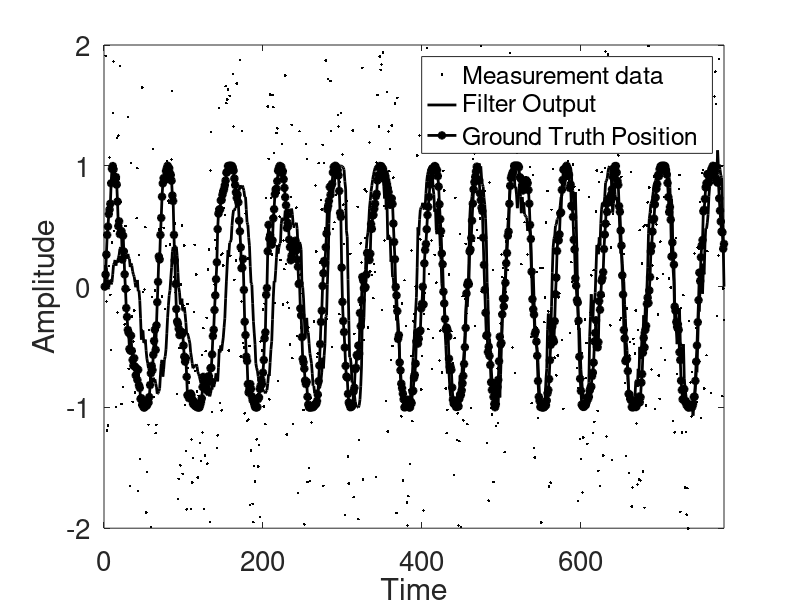

This figure's MATLAB source:
clc 
clear all
close all

A = importdata("sin-data.txt");
groundtruth = A(:,1);
measured_data = A(:,2);

time = 1;                       
r = 0.1;                        %Measurement noise
q = 0.001;                      %Dynamic noise

%Partial derivatives
dfa = [0 0 0; 
       0 1 0; 
       0 0 0];
dgx = [0 0 1];
dgn = 1;

Q = [0 0 0; 
     0 q 0; 
     0 0 0];
R = r;
I = eye(3) ;
s_prev = I;  
x_prev = [0.001; 0.01; measured_data(1,1)];
output = zeros(1, length(measured_data));
delta = 0.001;

while(time <  length(measured_data))
    
    x_pred = [ (x_prev(1,1) + (delta*(time-1) * x_prev(2,1))) ;
                  x_prev(2,1);
                  sin( x_prev(1,1) * 0.1) ];
              
    dfx = [1 delta*time 0; 
           0 1 0; 
           0.1*cos(0.1 * x_pred(1,1)) 0 0];
       
    s_pred = (dfx * s_prev * dfx') + (dfa * Q * dfa');
  
    Yt = measured_data(time);
    Kt = (s_pred * dgx') / ( (dgx * s_pred * dgx') + (dgn * R * dgn') );
    
    x_next = x_pred + (Kt * (Yt - x_pred(3,1) ));
    s_t_t = (I - Kt * (dgx)) * s_pred;
    
    s_prev = s_t_t;
    x_prev = x_next;
    output(1,time) = x_next(3,1);
   
    time = time  + 1;

end


x = 1:length(measured_data);

figure
plot(x,measured_data, "k.", "LineWidth", 2)
hold on
plot(x, output(1,:), "k", "Linewidth",2)
plot(x, groundtruth, "k-*","Linewidth",2)
hold off
xlabel("Time");
ylabel("Amplitude");
set(gca, "FontSize",20);
legend("Measurement data", "Filter Output", "Ground Truth Position");
axis([0 780 -2 2]);